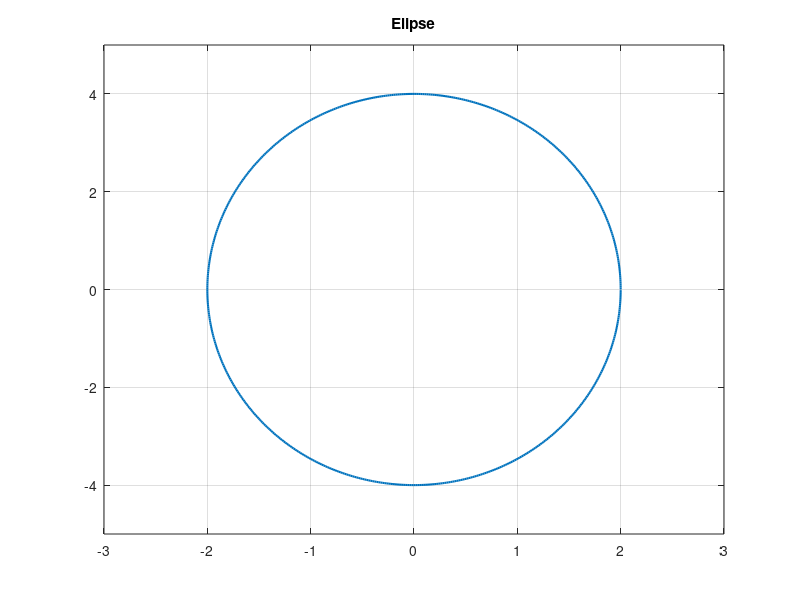

Source code (MATLAB): (Note: this script raises an error after producing the figure.)
## Ejercicio 3
## Elipse: x^2 * 16  + y^2 * 4   = 64
##         x^2 / 4   + y^2 / 16  = 1
##         x^2 / a^2 + y^2 / b^2 = 1
## a^2 = 4  ->  a = 2;
## b^2 = 16 ->  b = 4;

## Definición de constantes y funciones
  a = 2;
  b = 4;
  f_x = @(t) a * cos(t); % alpha es f(t)
  f_y = @(t) b * sin(t);

  df_x = @(t) - a * sin(t);
  df_y = @(t) b * cos(t);

  g = @(t) sqrt(f_x(t).^2 + f_y(t).^2);

## Gráfica de la elipse
  t = 0:0.01:2*pi;
  figure(1);
    clf;
    plot(f_x(t),f_y(t),"LineWidth",1.5);
    grid on;
    title('Elipse');
    axis([-3 3 -5 5]);

## Longitud de la elipse con cuadratura de Gauss compuesta L=1, n=1:...
  t1 = 0;
  t2 = 2*pi;
  L = 1;
  n = 1;
  long_a = cuad_gauss_c(g,t1,t2,L,n);

  for n=2:100
    it = n;
    long_a = [long_a cuad_gauss_c(g,t1,t2,L,n)];
    if (abs(long_a(end) - long_a(end-1)) < 1e-10)
      break;
    endif
  endfor

## Longitud de la elipse con cuadratura de Gauss compuesta L=3, n=2
  L = 3;
  n = 2;
  long_b = cuad_gauss_c(g,t1,t2,L,n);

## Muestra de resultados
   disp('Ejercicio 3');
   disp('a)');
   disp('La longitud de la elipse es: ');
   long_a(end)
   disp(' ');
   disp('b)');
   disp('Con n=2 y L=3, se obtiene: ');
   long_b
